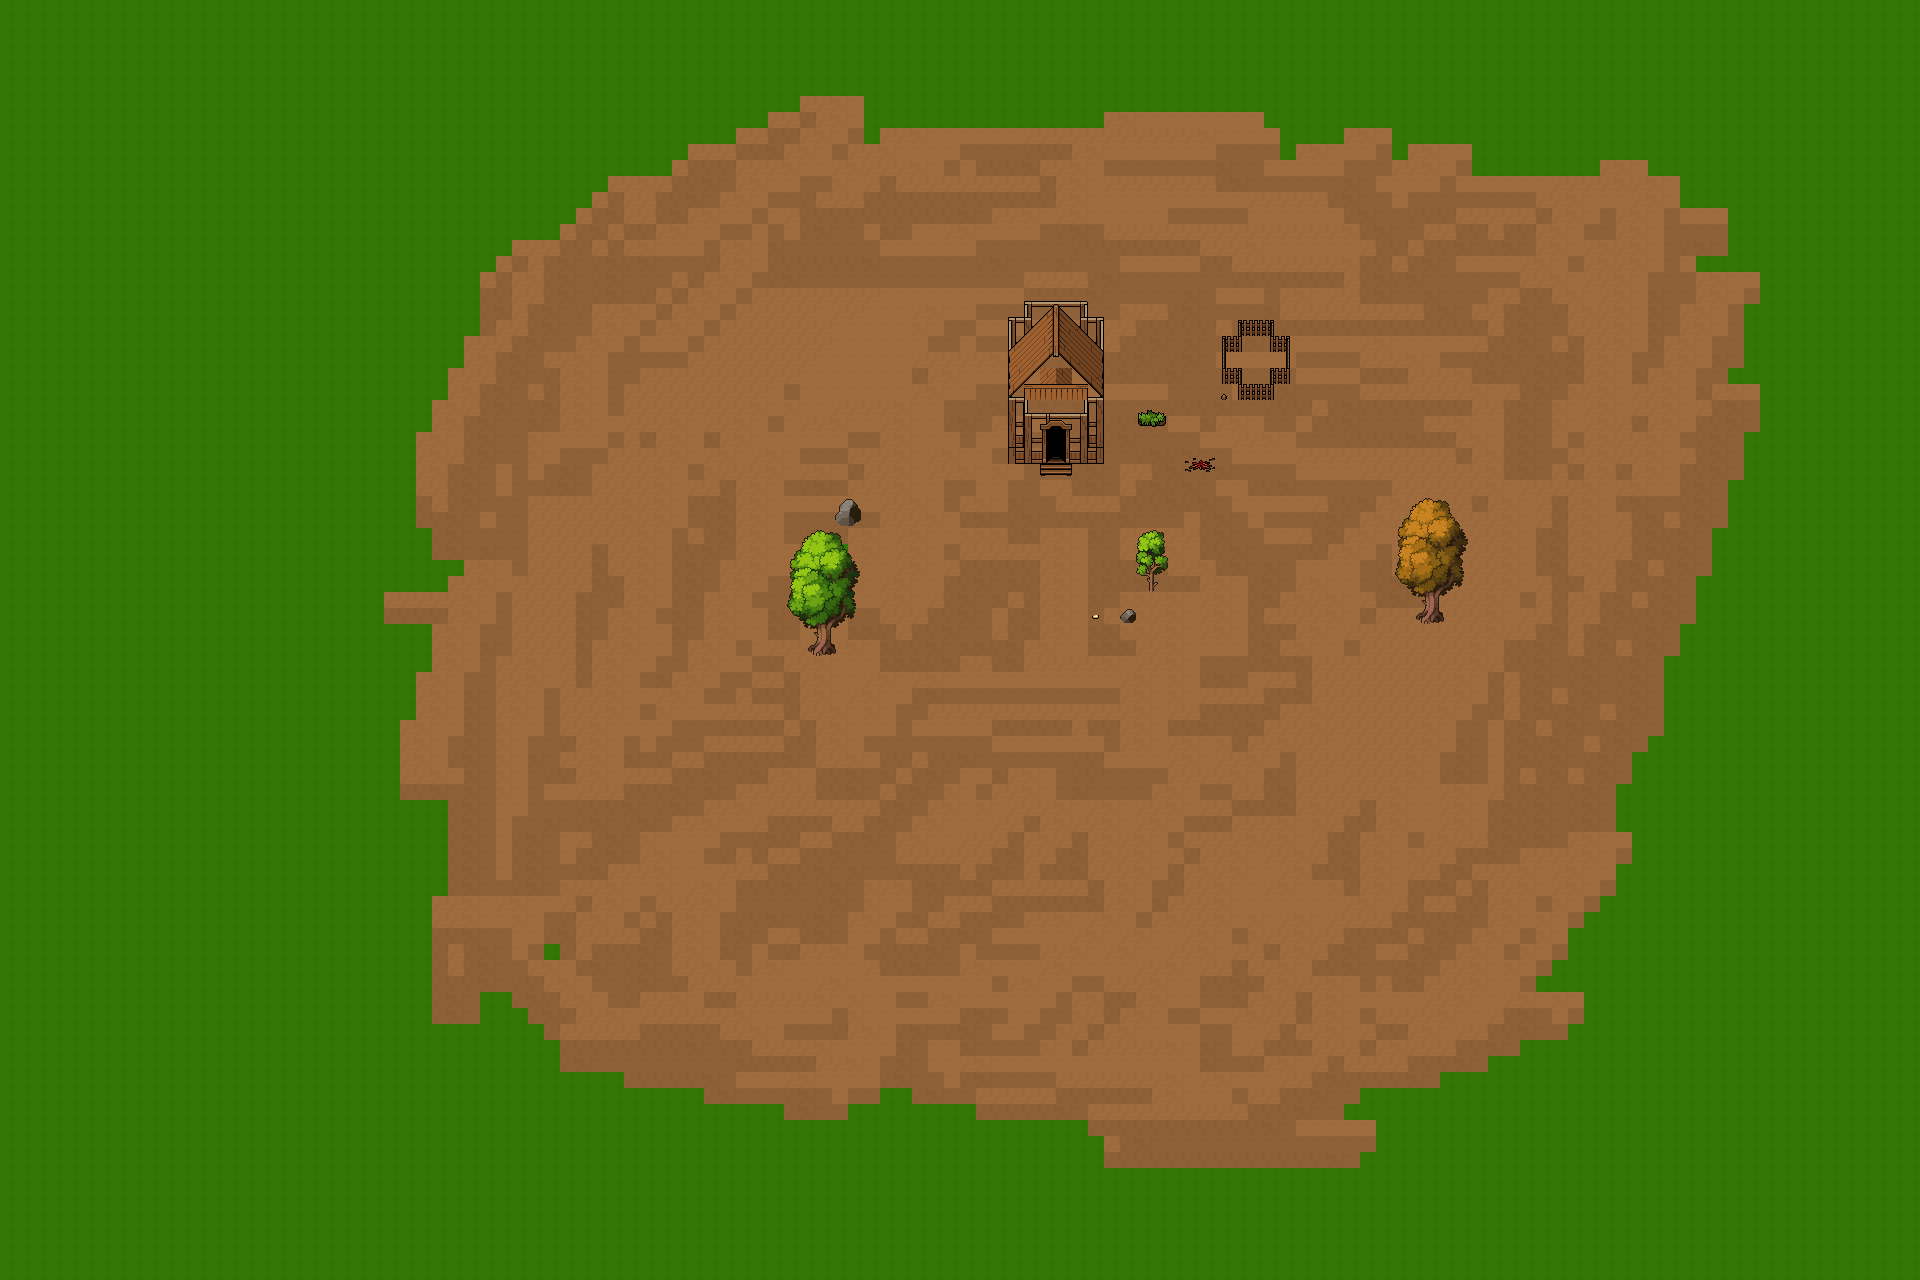

A level layout from a 2D game, rendered from its tile map. Below: a short description, then the map file with tile-grid data replaced by summaries:
An orthogonal 120x80 tile map with 16x16 px tiles, 3 tile layers (Grounds, Objects, Foreground), 9 tilesets and 5 objects (5x Collision).

<map version="1.10" tiledversion="1.12.1" orientation="orthogonal" renderorder="right-down" width="120" height="80" tilewidth="16" tileheight="16" infinite="0" nextlayerid="6" nextobjectid="32">
 <tileset firstgid="1" source="floors.tsx" />
 <tileset firstgid="651" source="Wall_Tiles.tsx" />
 <tileset firstgid="1276" source="Rocks.tsx" />
 <tileset firstgid="1523" source="TreeSize04.tsx" />
 <tileset firstgid="1891" source="TreeSize02.tsx" />
 <tileset firstgid="2019" source="Walls.tsx" />
 <tileset firstgid="4119" source="Roofs.tsx" />
 <tileset firstgid="4744" source="Props.tsx" />
 <tileset firstgid="5369" source="Bonfire_07-Sheet.tsx" />
 <layer id="1" name="Grounds" width="120" height="80">
  <data>[9600 cells, 9600 non-empty, 10 distinct tile ids]</data>
 </layer>
 <layer id="3" name="Objects" width="120" height="80" offsetx="0" offsety="-0.666667">
  <data>[9600 cells, 141 non-empty, 135 distinct tile ids]</data>
 </layer>
 <layer id="4" name="Foreground" width="120" height="80">
  <data>[9600 cells, 114 non-empty, 114 distinct tile ids]</data>
 </layer>
 <objectgroup id="2" name="Collisions">
  <object id="4" template="rock_true.tx" type="Collision" x="833.333" y="496.333" visible="0" />
  <object id="14" name="rock_true" type="Collision" x="1121" y="606" width="16" height="20" visible="0">
   <properties>
    <property name="dropItem" value="stone_resource" />
    <property name="hp" type="int" value="3" />
   </properties>
   <ellipse />
  </object>
  <object id="21" name="goc_cay" type="Collision" x="808" y="620.333" width="29" height="38.6667" visible="0">
   <properties>
    <property name="dropItem" value="wood" />
    <property name="hp" type="int" value="10" />
   </properties>
   <ellipse />
  </object>
  <object id="23" name="goc_cay" type="Collision" x="1143" y="572" width="15" height="21" visible="0">
   <properties>
    <property name="dropItem" value="wood" />
    <property name="hp" type="int" value="5" />
   </properties>
  </object>
  <object id="25" name="gold" type="Collision" x="1093" y="613" width="7" height="8" visible="0">
   <properties>
    <property name="dropItem" value="gold" />
    <property name="hp" type="int" value="2" />
   </properties>
   <ellipse />
  </object>
 </objectgroup>
</map>
